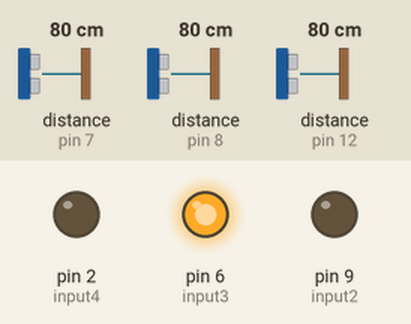
The sketch below on a simulated Arduino Uno, built with avr-gcc and run on an emulated ATmega328P. Parts: output pins drawn as LEDs (lit = HIGH). Inputs (shaded band) come from the test bench; at power-on: distance to the obstacle (sensors on pin 7, pin 8, pin 12) 80 cm. The echo pulse lasts 58.3 µs per cm; the modem accepts every AT command (registered, SIM ready, sends succeed) and sends nothing else; pins used as bus, display or sensor lines are not drawn; what the sketch prints to the serial monitor is not drawn.

Above: at 15.2 s.
15.3 s: distance to the obstacle (sensor on pin 7) set to 55 cm
17.2 s: distance to the obstacle (sensor on pin 7) set to 47 cm
At 18.7 s:
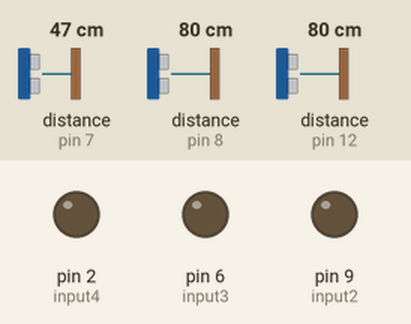
21.4 s: distance to the obstacle (sensor on pin 7) set to 60 cm
At 22.16 s:
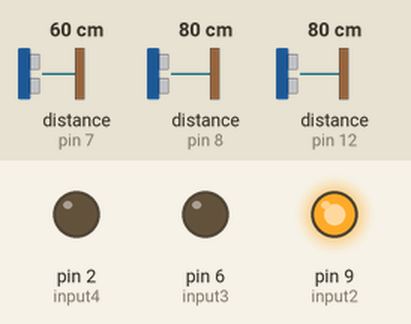
23.5 s: distance to the obstacle (sensor on pin 7) set to 2 cm
At 24.48 s:
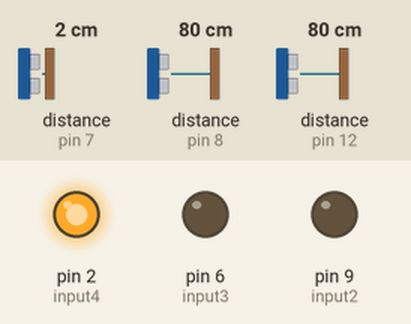
Timing chart, 0 to 28.7 s (numbered marks = the images above; inputs shaded):
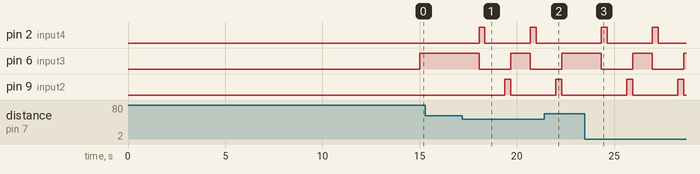

The sketch:

ultrasonico.ino
```cpp
#include <Ultrasonic.h>
#include <SoftwareSerial.h>
 // arduino Rx (pin 2) ---- ESP8266 Tx
 // arduino Tx (pin 3) ---- ESP8266 Rx
SoftwareSerial esp8266(3,4);

String ssid = "LosMalekus";
String password = "morza200";

Ultrasonic ultrafront(5,7);  // (Trig PIN,Echo PIN)
Ultrasonic ultraright(11,12);  // (Trig PIN,Echo PIN)
Ultrasonic ultraleft(10,8);   // (Trig PIN,Echo PIN)

//Declares input of the motors
int input1 = 1  ; //Forward pin of the right wheel
int input2 = 9; //Backward pin of the right wheel
int input3 = 6; //Forward pin of the left wheel
int input4 = 2; //Backward pint of the left wheel


void initializeESP8266()
{
 esp8266.begin(115200); // baud rate del ESP8266
 sendData("AT+RST\r\n",2000);      // resetear módulo
 sendData("AT+CWMODE=1\r\n",1000); // configurar como cliente
 sendData("AT+CWJAP=\""+ssid+"\",\""+password+"\"\r\n",8000); //SSID y contraseña para unirse a red
 sendData("AT+CIFSR\r\n",1000);    // obtener dirección IP
 sendData("AT+CIPMUX=1\r\n",1000); // configurar para multiples conexiones
 sendData("AT+CIPSERVER=1,80\r\n",1000);         // servidor en el puerto 80
}

void handleESP8266()
{
  if(esp8266.available())   // revisar si hay mensaje del ESP8266
 {
   if(esp8266.find("+IPD,")) // revisar si el servidor recibio datos
   {
    // delay(1000); // esperar que lleguen los datos hacia el buffer
     int conexionID = esp8266.read()-48; // obtener el ID de la conexión para poder responder


     while(esp8266.available())
     {
      char c = esp8266.read();
      Serial.print(c);
     }

     String webpage = "<h1>Mineros de San Jose</h1>";


     // comando para enviar página web
     String comandoWebpage = "AT+CIPSEND=";
     comandoWebpage+=conexionID;
     comandoWebpage+=",";
     comandoWebpage+=webpage.length();
     comandoWebpage+="\r\n";

     sendData(comandoWebpage,500);

     sendData(webpage,500);


     String comandoCerrar = "AT+CIPCLOSE=";
     comandoCerrar+=conexionID;
     comandoCerrar+="\r\n";
     sendData(comandoCerrar,500);


   }
 }
}


void setup() {
  Serial.begin(115200);
  initializeESP8266();

  pinMode(input1, OUTPUT);
  pinMode(input2, OUTPUT);
  pinMode(input3, OUTPUT);
  pinMode(input4, OUTPUT);
//   digitalWrite(input1, HIGH);  //This pin is the forward pin of the right wheel
//  digitalWrite(input2, HIGH);     //This pin is the backward pin of the right wheel//
//  digitalWrite(input3, HIGH); //This pin is the forward pin of the left wheel
 // digitalWrite(input4, HIGH);  //This pin is the backward pin of the left wheel
}

/*
Enviar comando al esp8266 y verificar la respuesta del módulo, todo esto dentro del tiempo timeout
*/
void sendData(String comando, const int timeout)
{
 long int time = millis(); // medir el tiempo actual para verificar timeout

 esp8266.print(comando); // enviar el comando al ESP8266

 while( (time+timeout) > millis()) //mientras no haya timeout
 {

   while(esp8266.available()) //mientras haya datos por leer
   {

     // Leer los datos disponibles
     char c = esp8266.read(); // leer el siguiente caracter
     Serial.print(c);
   }
 }
 return;
}


int dir=0;
void loop()
{
  handleESP8266();
  delay(1000);

  int frontValue=ultrafront.Ranging(CM);
  int rightValue = ultraright.Ranging(CM);
  int leftValue = ultraleft.Ranging(CM);

   //delay(200);

// Serial.println("left sensor: "+String(leftValue)+", front sensor: "+String(frontValue)+", right value: "+String(rightValue));


  if(frontValue<51 && dir==0)
  {


    if(rightValue>leftValue) //right
    {
 //     Serial.println("Right Direction");
      dir=1;
      /////Logica de doblar a la derecha
      goRight();

    }
    else //left
    {
 //     Serial.println("Left Direction");
      dir=2;
      /////Logica de doblar a la izquierda
      goLeft();


    }

    //digitalWrite(A0, LOW); // VCC +5V mode
    //digitalWrite(A2, LOW); // VCC +5V mode
  }
  else
  {
    if(dir==1)
    {
      int newfront = ultraleft.Ranging(CM);
      if(newfront>45)
      {
        dir=0;
//Serial.print("Sensor left indica girar al front");
        ////////////////////////Logica girar a la izquierda
        goLeft();
      }

    }
    else if(dir==2)
    {
      int newfront = ultraright.Ranging(CM);
      if(newfront>45)
      {
        dir=0;
    //    Serial.print("Sensor right indica girar al front");
        ////////////////////////Logica girar a la derecha
        goRight();
      }

    }
    goUp();
  //  Serial.print("Front: ");
  //  Serial.print(frontValue); // CM or INC
  //  Serial.print(" cm" );

  }


  //delay(200);
  //Serial.println("");
}


//This function makes the robot go FORWARD
void goUp(){
  digitalWrite(input1, HIGH);  //This pin is the forward pin of the right wheel
  digitalWrite(input2, LOW);     //This pin is the backward pin of the right wheel
  digitalWrite(input3, HIGH); //This pin is the forward pin of the left wheel
  digitalWrite(input4, LOW);  //This pin is the backward pin of the left wheel
}

//This function makes the robot go BACKWARD
void goDown(){
  digitalWrite(input1, LOW);  //This pin is the forward pin of the right wheel
  digitalWrite(input2, HIGH);     //This pin is the backward pin of the right wheel
  digitalWrite(input3, LOW); //This pin is the forward pin of the left wheel
  digitalWrite(input4, HIGH);  //This pin is the backward pin of the left wheel
}

//This function makes the robot turn LEFT
void goLeft(){
  digitalWrite(input1, LOW);  //This pin is the forward pin of the right wheel
  digitalWrite(input2, LOW);     //This pin is the backward pin of the right wheel
  digitalWrite(input3, LOW); //This pin is the forward pin of the left wheel
  digitalWrite(input4, HIGH);  //This pin is the backward pin of the left wheel
  delay(300);
  digitalWrite(input1, LOW);  //This pin is the forward pin of the right wheel
  digitalWrite(input2, LOW);     //This pin is the backward pin of the right wheel
  digitalWrite(input3, LOW); //This pin is the forward pin of the left wheel
  digitalWrite(input4, LOW);  //This pin is the backward pin of the left wheel
}

//This function makes the robot turn RIGHT
void goRight(){
  digitalWrite(input1, LOW);  //This pin is the forward pin of the right wheel
  digitalWrite(input2, HIGH);     //This pin is the backward pin of the right wheel
  digitalWrite(input3, LOW); //This pin is the forward pin of the left wheel
  digitalWrite(input4, LOW);  //This pin is the backward pin of the left wheel
  delay(300);
  digitalWrite(input1, LOW);  //This pin is the forward pin of the right wheel
  digitalWrite(input2, LOW);     //This pin is the backward pin of the right wheel
  digitalWrite(input3, LOW); //This pin is the forward pin of the left wheel
  digitalWrite(input4, LOW);  //This pin is the backward pin of the left wheel
}
```

Measured:
- the behaviour switches between 51 and 50 cm on distance to the obstacle (sensor on pin 7) (found by bisection; images 0 and 1)
- after the input at 15.3 s, every drawn part: stays the same
- after the input at 17.2 s, pin 2 (input4): alternates HIGH for 0.30 s and LOW for 2.3 s, starting after 0.86 s; pin 6 (input3): HIGH → LOW after 0.86 s, → HIGH 1.6 s later, → LOW 1.0 s later; pin 9 (input2): LOW → HIGH after 2.2 s, → LOW 0.30 s later
- after the input at 21.4 s, pin 2 (input4): stays LOW (without the input it goes to HIGH after 1.9 s)
- after the input at 23.5 s, pin 2 (input4): alternates HIGH for 0.30 s and LOW for 2.3 s, starting after 0.84 s; pin 6 (input3): alternates HIGH for 1.0 s and LOW for 1.6 s, starting after 0.84 s; pin 9 (input2): alternates HIGH for 0.30 s and LOW for 2.3 s, starting after 2.2 s
